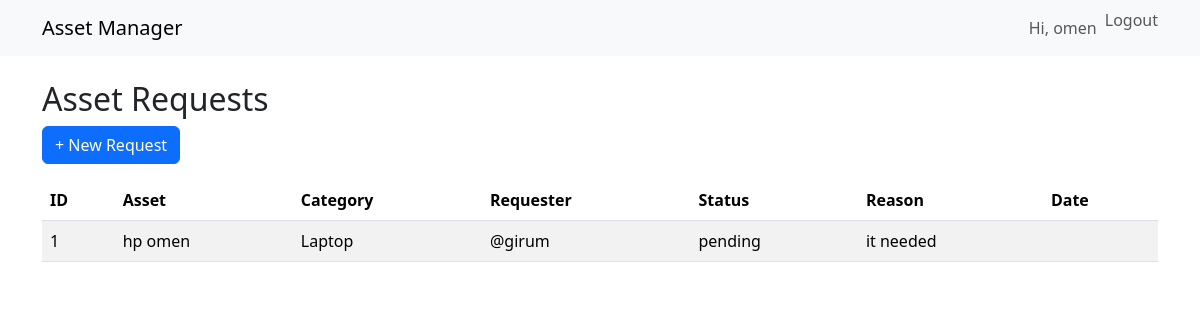
Page /assets/request/ (signed in) on the earlier database version.
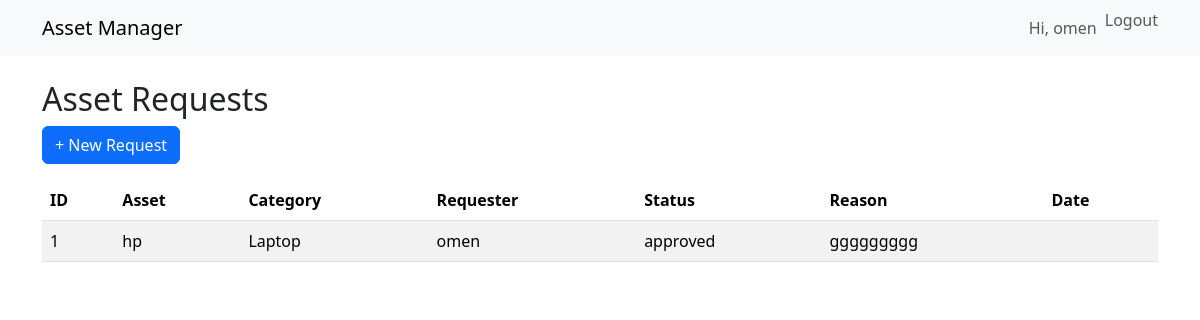
Same page on the later database version.
### asset1/models.py (models this page shows, shortened)
class AssetRequest(models.Model):
    STATUS_PENDING = "pending"
    STATUS_APPROVED = "approved"
    STATUS_REJECTED = "rejected"
    STATUS_CANCELLED = "cancelled"
    STATUS_CHOICES = [
        (STATUS_PENDING, "Pending"),
        (STATUS_APPROVED, "Approved"),
        (STATUS_REJECTED, "Rejected"),
        (STATUS_CANCELLED, "Cancelled"),
    ]
    requester = models.ForeignKey(settings.AUTH_USER_MODEL, on_delete=models.CASCADE, related_name="asset_requests")
    category = models.ForeignKey(Category, on_delete=models.SET_NULL, null=True)
    asset = models.ForeignKey(Asset, on_delete=models.SET_NULL, null=True, blank=True)
    reason = models.TextField()
    status = models.CharField(max_length=32, choices=STATUS_CHOICES, default=STATUS_PENDING)
    requested_at = models.DateTimeField(auto_now_add=True)
    receive_at = models.DateTimeField(auto_now=True)

class Asset(models.Model):
    STATUS_AVAILABLE = "available"
    STATUS_ASSIGNED = "assigned"
    STATUS_MAINTENANCE = "maintenance"
    STATUS_LOST = "lost"
    STATUS_RETIRED = "retired"
    STATUS_CHOICES = [
        (STATUS_AVAILABLE, "Available"),
        (STATUS_ASSIGNED, "Assigned"),
        (STATUS_MAINTENANCE, "Maintenance"),
        (STATUS_LOST, "Lost"),
        (STATUS_RETIRED, "Retired"),
    ]
    uuid = models.UUIDField(default=uuid.uuid4, editable=False, unique=True)
    name = models.CharField(max_length=200)
    category = models.ForeignKey(Category, on_delete=models.PROTECT, related_name="assets")
    serial_number = models.CharField(max_length=200, blank=True, null=True, unique=True)
    description = models.TextField(blank=True)
    location = models.ForeignKey(Location, on_delete=models.SET_NULL, null=True, blank=True)
    status = models.CharField(max_length=32, choices=STATUS_CHOICES, default=STATUS_AVAILABLE)
    assigned_to = models.ForeignKey(settings.AUTH_USER_MODEL, null=True, blank=True,
                                    on_delete=models.SET_NULL, related_name="assigned_assets")
    acquired_date = models.DateField(null=True, blank=True)
    purchase_price = models.DecimalField(max_digits=12, decimal_places=2, null=True, blank=True)
    is_active = models.BooleanField(default=True)
    created_at = models.DateTimeField(auto_now_add=True)
    updated_at = models.DateTimeField(auto_now=True)

class Category(models.Model):
    name = models.CharField(max_length=120, unique=True)
    description = models.TextField(blank=True)

### asset1/views.py (the view)
# urls.py: path('assets/request/', views.asset_request, name='asset_request'),
@login_required
def asset_request(request):
    object_list = AssetRequest.objects.select_related("requester","category", "asset").all()
    return render(request, 'asset1/request_list.html',{"object_list": object_list})

### asset1/templates/asset1/request_list.html
{% extends "asset1/base.html" %}
{% block content %}
<div class="container mt-4">
  <h2>Asset Requests</h2>
  <a href="{% url 'asset1:request-create' %}" class="btn btn-primary mb-3">+ New Request</a>
  {% if object_list %}
    <table class="table table-striped">
      <thead>
        <tr>
          <th>ID</th>
          <th>Asset</th>
          <th>Category</th>
          <th>Requester</th>
          <th>Status</th>
          <th>Reason</th>
          <th>Date</th>
        </tr>
      </thead>
      <tbody>
        {% for req in object_list %}
        <tr>
          <td>{{ req.id }}</td>
          <td>{{ req.asset.name }}</td>
          <td>{{ req.category.name }}</td>
          <td>{{ req.requester.username }}</td>
          <td>{{ req.status }}</td>
          <td>{{ req.reason }}</td>
          <td>{{ req.created_at|date:"Y-m-d H:i" }}</td>
        </tr>
        {% endfor %}
      </tbody>
    </table>
  {% else %}
    <p>No requests found.</p>
  {% endif %}
</div>
{% endblock %}

Differences in the rows shown:
changed AssetRequest "Laptop": asset.name "hp omen" → "hp"; requester.username "@girum" → "omen"; status "pending" → "approved"; reason "it needed" → "ggggggggg"
